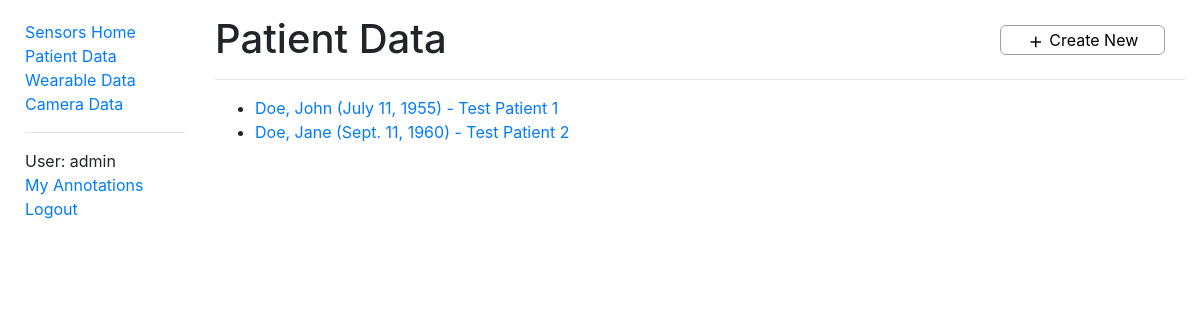
Page /sensors/patientdata/ (signed in) on the earlier database version.
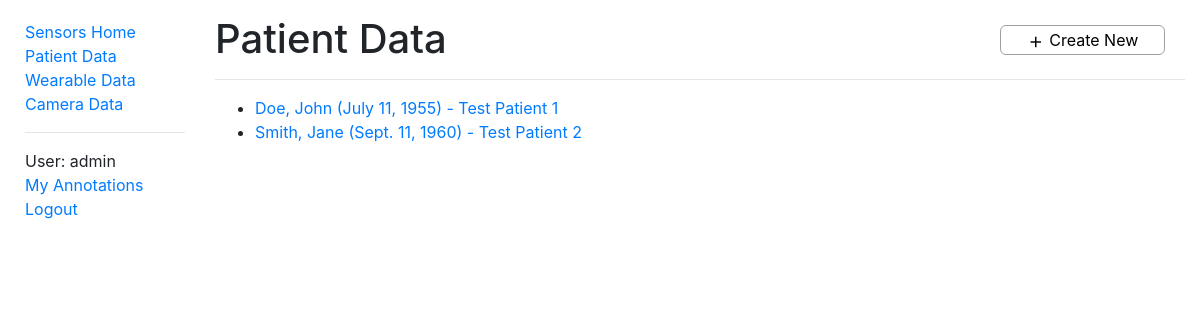
Same page on the later database version.
### sensors/models.py (models this page shows, shortened)
class PatientData(models.Model):
    id = models.AutoField(primary_key=True)
    first_name = models.CharField(max_length=50, help_text='Patient first name')
    last_name = models.CharField(max_length=50, help_text='Patient last name')
    date_of_birth = models.DateField(help_text='Patient date of birth')
    notes = models.CharField(max_length=500, help_text='Notes regarding patient')
    class Meta:
        ordering = ['last_name']
        permissions = (("can_alter_patientdata", "Can create or edit patient data entries."),)
    def get_absolute_url(self):
        return reverse('patientdata-detail', args=[str(self.id)])

### sensors/views.py (the view)
# urls.py: path('patientdata/', views.PatientDataListView.as_view(), name='patientdata'),
class PatientDataListView(LoginRequiredMixin, generic.ListView):
    model = PatientData
    paginate_by = 10

### sensors/context_processors.py (called while the page is built)
def extra_context(request):
    return {'media_url': settings.MEDIA_URL}

### sensors/templates/sensors/patientdata_list.html
{% extends "base.html" %}
{% block content %}
  <div class="titleText">
    <h1>Patient Data</h1>
    {% if perms.sensors.can_alter_patientdata %}
      <button type='button' class="titleButton controlButtonXL" data-toggle="tooltip" data-placement="bottom" data-trigger="hover"
            title="Create Patient Data" onclick='window.location.href="{% url 'create_patientdata' %}"'>
        <i class="material-icons buttonIconS">add</i> Create New
      </button>
    {% endif %}
  </div>
  <hr>
  <ul>
    {% for patientdata in patientdata_list %}
      <li>
        <a href="{{ patientdata.get_absolute_url }}">
          {{ patientdata.last_name }}, {{ patientdata.first_name }} ({{ patientdata.date_of_birth }}) - {{ patientdata.notes }}
        </a>
      </li>
    {% empty %}
      <p>There are no patient data in the database.</p>
    {% endfor %}
  </ul>
{% endblock %}

Differences in the rows shown:
changed PatientData "Jane": last_name "Doe" → "Smith"
